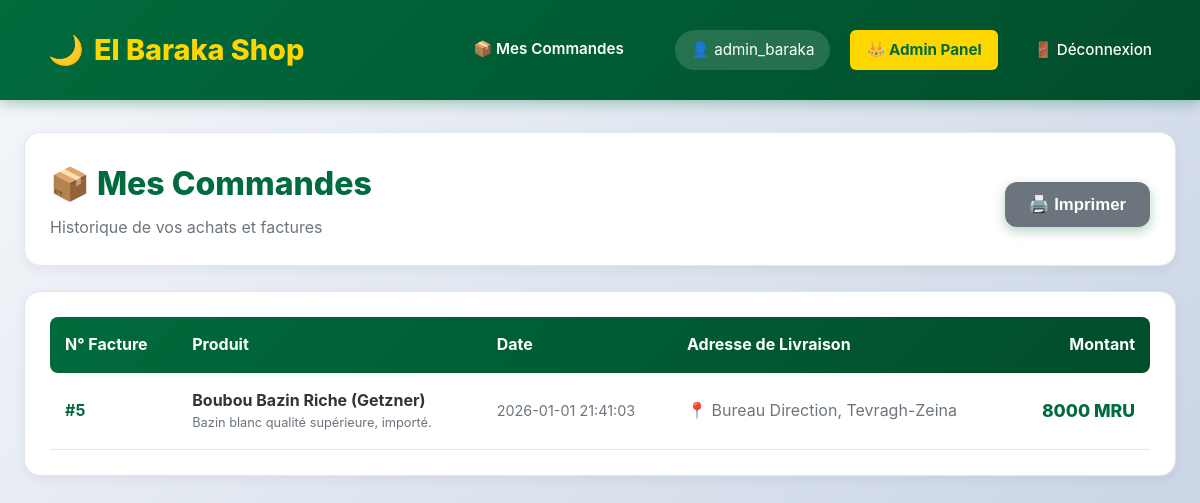
/mes-commandes (signed in), run on an earlier commit of the app's database.
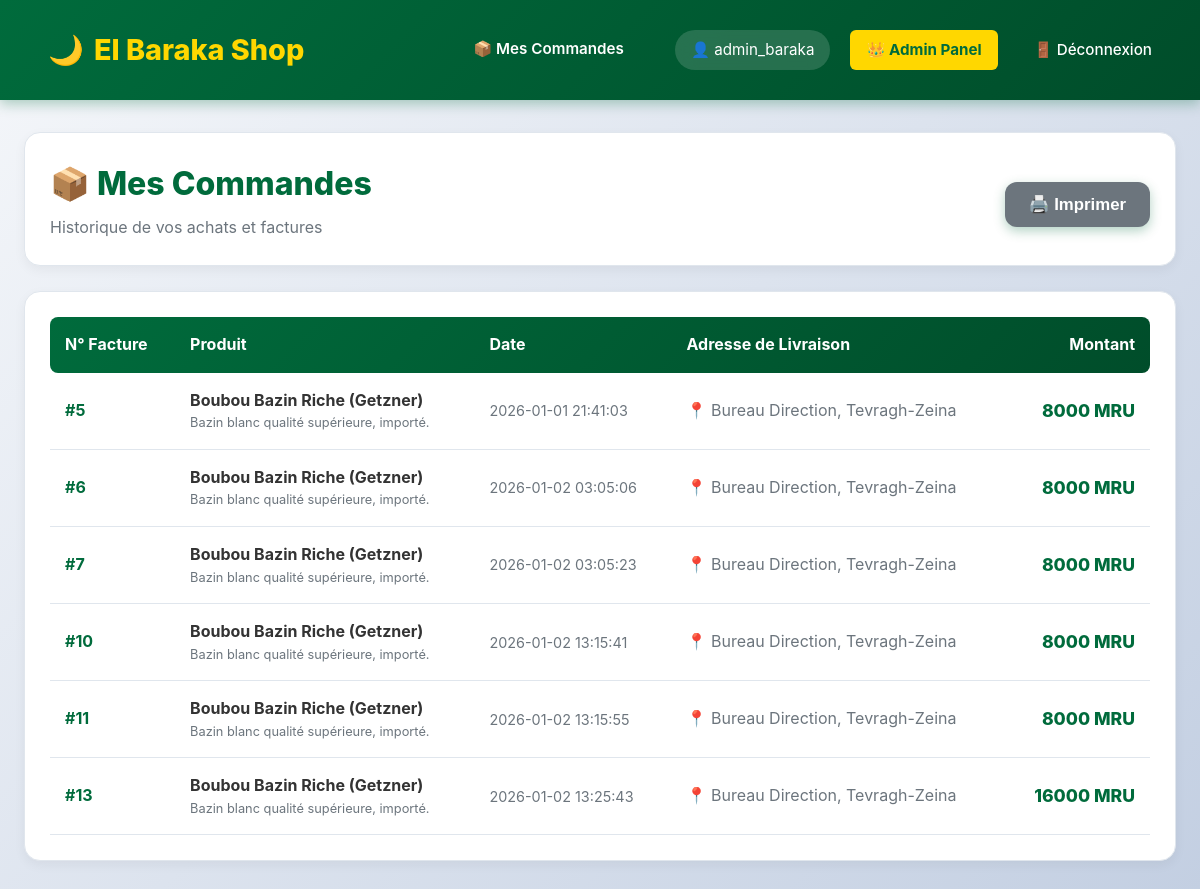
And on a later commit of the database.
### tables this page shows
CREATE TABLE commandes (
            id INTEGER PRIMARY KEY AUTOINCREMENT,
            utilisateur_id INTEGER,
            produit_id INTEGER,  
            montant DECIMAL(10, 2),
            date_commande DATETIME DEFAULT CURRENT_TIMESTAMP,
            adresse_livraison TEXT,
            FOREIGN KEY(utilisateur_id) REFERENCES utilisateurs(id),
            FOREIGN KEY(produit_id) REFERENCES produits(id) 
        );

CREATE TABLE produits (
            id INTEGER PRIMARY KEY AUTOINCREMENT,
            nom TEXT NOT NULL,
            description TEXT,
            prix DECIMAL(10, 2) NOT NULL,
            quantite INTEGER DEFAULT 10
        );

### app.py (the view)
@app.route('/mes-commandes')
def mes_commandes():
    if 'user_id' not in session: return redirect('/login')
    user_id = session['user_id']
    conn = get_db_connection()
    query = """
        SELECT c.*, p.nom as nom_produit, p.description
        FROM commandes c
        JOIN produits p ON c.produit_id = p.id
        JOIN utilisateurs u ON c.utilisateur_id = u.id
        WHERE c.utilisateur_id = ?
    """
    commandes = conn.execute(query,(user_id,)).fetchall()
    conn.close()
    if commandes:
        return render_template('commandes.html', commandes=commandes)
    else:
        flash("Commande introuvable.", "danger")
        return redirect('/')

### app.py (called while the page is built)
def get_db_connection():
    conn = sqlite3.connect('elbaraka.db')
    conn.row_factory = sqlite3.Row
    return conn

### templates/commandes.html (shortened to what this page needs)
{% extends 'base.html' %}
{% block content %}
<div style="max-width: 1400px; margin: 0 auto;">
    <div style="background: white; padding: 25px; border-radius: 16px; margin-bottom: 25px; box-shadow: 0 4px 12px rgba(0,0,0,0.05); display: flex; justify-content: space-between; align-items: center; border: 1px solid #e0e6ed;">
        <div>
            <h2 style="margin: 0; color: var(--primary); font-size: 2rem; font-weight: 800;">
                📦 Mes Commandes
            </h2>
            <p style="margin: 5px 0 0 0; color: #6c757d;">Historique de vos achats et factures</p>
        </div>
        <button onclick="window.print()" class="btn-primary" style="width: auto; padding: 12px 24px; background: #6c757d;">
            🖨️ Imprimer
        </button>
    </div>
    <div style="background: white; padding: 25px; border-radius: 16px; box-shadow: 0 4px 12px rgba(0,0,0,0.05); overflow-x: auto; border: 1px solid #e0e6ed;">
        <table style="width: 100%; border-collapse: collapse;">
            <thead>
                <tr style="background: linear-gradient(135deg, var(--primary) 0%, var(--primary-dark) 100%); color: white;">
                    <th style="padding: 15px; text-align: left; font-weight: 700; border-radius: 8px 0 0 8px;">N° Facture</th>
                    <th style="padding: 15px; text-align: left; font-weight: 700;">Produit</th>
                    <th style="padding: 15px; text-align: left; font-weight: 700;">Date</th>
                    <th style="padding: 15px; text-align: left; font-weight: 700;">Adresse de Livraison</th>
                    <th style="padding: 15px; text-align: right; font-weight: 700; border-radius: 0 8px 8px 0;">Montant</th>
                </tr>
            </thead>
            <tbody>
                {% for c in commandes %}
                <tr style="border-bottom: 1px solid #e0e6ed; transition: background 0.3s ease;"
                    onmouseover="this.style.background='#f8f9fa'"
                    onmouseout="this.style.background='white'">
                    <td style="padding: 15px; font-weight: 700; color: var(--primary);">
                        #{{ c.id }}
                    </td>
                    <td style="padding: 15px;">
                        <strong style="color: #333;">{{ c.nom_produit or c.produit }}</strong>
                        <div style="font-size: 0.8rem; color: #6c757d;">{{ c.description }}</div>
                    </td>
                    <td style="padding: 15px; color: #6c757d; font-size: 0.9rem;">
                        {{ c.date_commande }}
                    </td>
                    <td style="padding: 15px; color: #6c757d;">
                        📍 {{ c.adresse_livraison }}
                    </td>
                    <td style="padding: 15px; text-align: right; font-weight: 800; color: var(--primary); font-size: 1.1rem;">
                        {{ c.montant }} MRU
                    </td>
                </tr>
                {% endfor %}
            </tbody>
        </table>
    </div>
</div>
{% endblock %}

### templates/base.html (shortened to what this page needs)
<!DOCTYPE html>
<html lang="fr">
<head>
    <link rel="stylesheet" href="{{ url_for('static', filename='style.css') }}">
</head>
<body>
    <nav class="navbar">
        <a href="/" class="brand">
            <span>🌙</span>
            <span>El Baraka Shop</span>
        </a>
        <div class="user-info">
            {% if session.get('user_id') %}
                <a href="/mes-commandes" style="color: white; text-decoration: none; font-weight: 600; margin-right: 15px; border-bottom: 2px solid transparent; transition: all 0.3s;" onmouseover="this.style.borderBottom='2px solid var(--gold)'" onmouseout="this.style.borderBottom='2px solid transparent'">
                    📦 Mes Commandes
                </a>
                <span style="background: rgba(255, 255, 255, 0.15); padding: 8px 16px; border-radius: 20px; backdrop-filter: blur(10px);">
                    👤 {{ session.get('username') }}
                </span>
                {% if session.get('est_admin') %}
                    <a href="/admin/users" style="background: var(--gold); color: var(--primary); font-weight: 700;">
                        👑 Admin Panel
                    </a>
                {% endif %}
                <a href="/logout">🚪 Déconnexion</a>
            {% else %}
                <a href="/login">🔐 Connexion</a>
            {% endif %}
        </div>
    </nav>
    <div class="container">
        {% block content %}{% endblock %}
    </div>
</body>
</html>

### static/style.css (style rules this page uses)
:root { --primary: #006b3c; --primary-dark: #004d2a; --secondary: #d01c1f; --gold: #ffd700; --bg: #f8f9fa; --text: #2c3e50; --white: #ffffff; --shadow: rgba(0, 0, 0, 0.08); --shadow-hover: rgba(0, 0, 0, 0.15); --border: #e0e6ed; }
* { margin: 0; padding: 0; box-sizing: border-box; }
body { font-family: -apple-system, BlinkMacSystemFont, 'Segoe UI', Roboto, 'Helvetica Neue', Arial, sans-serif; background: linear-gradient(135deg, #f5f7fa 0%, #c3cfe2 100%); color: var(--text); line-height: 1.6; min-height: 100vh; }
.navbar { background: linear-gradient(135deg, var(--primary) 0%, var(--primary-dark) 100%); color: var(--white); padding: 1.2rem 2rem; display: flex; justify-content: space-between; align-items: center; box-shadow: 0 4px 12px rgba(0, 107, 60, 0.3); position: sticky; top: 0; z-index: 1000; backdrop-filter: blur(10px); }
.navbar .brand { font-size: 1.8rem; font-weight: 800; color: var(--gold); text-decoration: none; display: flex; align-items: center; gap: 10px; transition: transform 0.3s ease; }
.navbar .user-info { display: flex; align-items: center; gap: 20px; font-size: 0.95rem; }
.navbar .user-info span { background: rgba(255, 255, 255, 0.15); padding: 8px 16px; border-radius: 20px; backdrop-filter: blur(10px); }
.navbar a { color: var(--white); text-decoration: none; padding: 8px 16px; border-radius: 6px; transition: all 0.3s ease; font-weight: 500; }
.container { max-width: 1400px; margin: 2rem auto; padding: 0 1.5rem; }
.btn-primary { background: linear-gradient(135deg, var(--primary) 0%, var(--primary-dark) 100%); color: white; border: none; padding: 14px 20px; border-radius: 12px; cursor: pointer; width: 100%; font-size: 1.05rem; font-weight: 700; transition: all 0.3s ease; box-shadow: 0 4px 12px rgba(0, 107, 60, 0.3); margin-top: 10px; }

What changed in the data, as far as the page shows it:
added commandes: id "6", nom "Boubou Bazin Riche (Getzner)", description "Bazin blanc qualité supérieure, importé.", date_commande "2026-01-02 03:05:06", adresse_livraison "Bureau Direction, Tevragh-Zeina", montant "8000"
added commandes: id "7", nom "Boubou Bazin Riche (Getzner)", description "Bazin blanc qualité supérieure, importé.", date_commande "2026-01-02 03:05:23", adresse_livraison "Bureau Direction, Tevragh-Zeina", montant "8000"
added commandes: id "10", nom "Boubou Bazin Riche (Getzner)", description "Bazin blanc qualité supérieure, importé.", date_commande "2026-01-02 13:15:41", adresse_livraison "Bureau Direction, Tevragh-Zeina", montant "8000"
added commandes: id "11", nom "Boubou Bazin Riche (Getzner)", description "Bazin blanc qualité supérieure, importé.", date_commande "2026-01-02 13:15:55", adresse_livraison "Bureau Direction, Tevragh-Zeina", montant "8000"
added commandes: id "13", nom "Boubou Bazin Riche (Getzner)", description "Bazin blanc qualité supérieure, importé.", date_commande "2026-01-02 13:25:43", adresse_livraison "Bureau Direction, Tevragh-Zeina", montant "16000"
